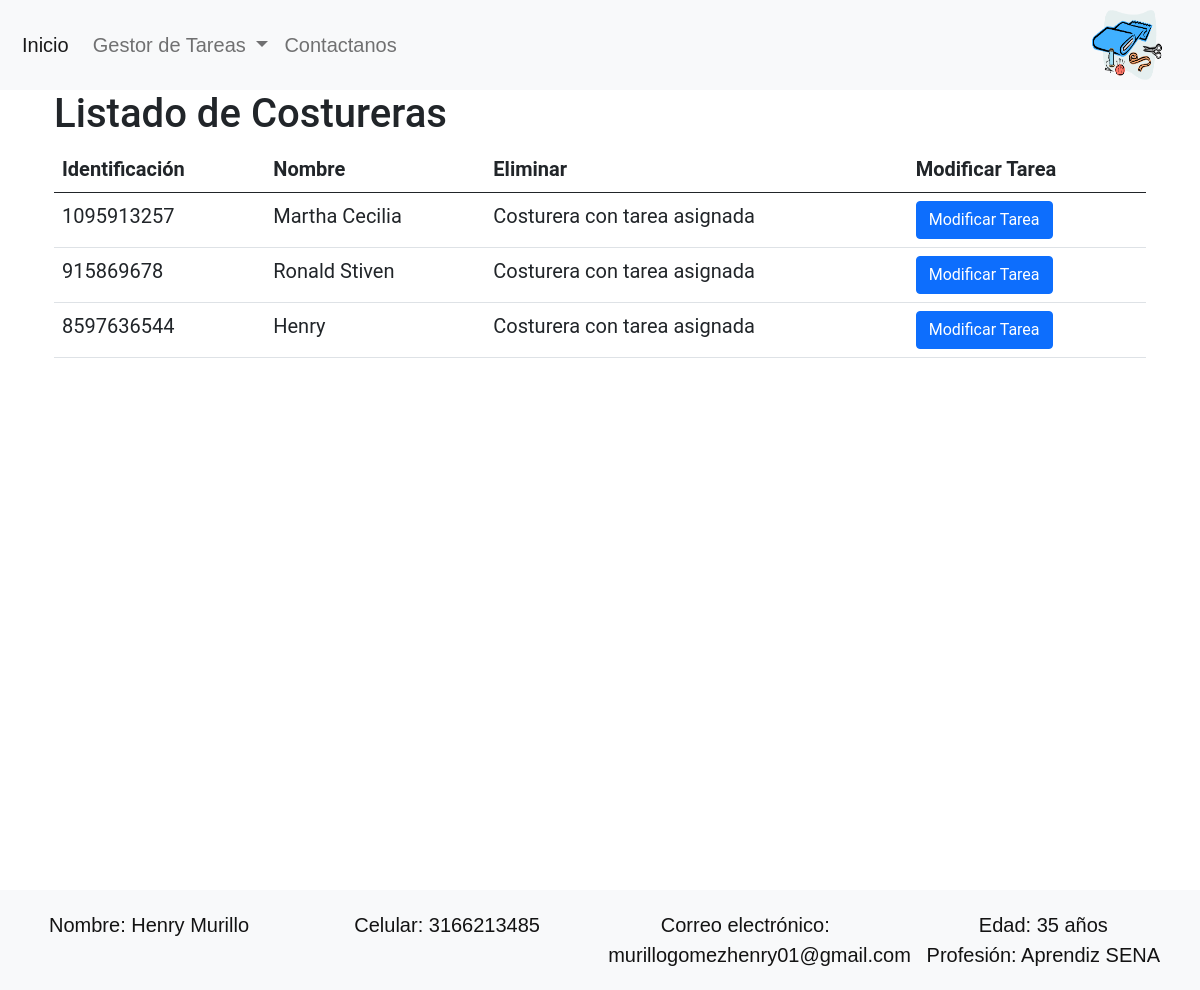
Before: /listar_costureras/ with the older database file.
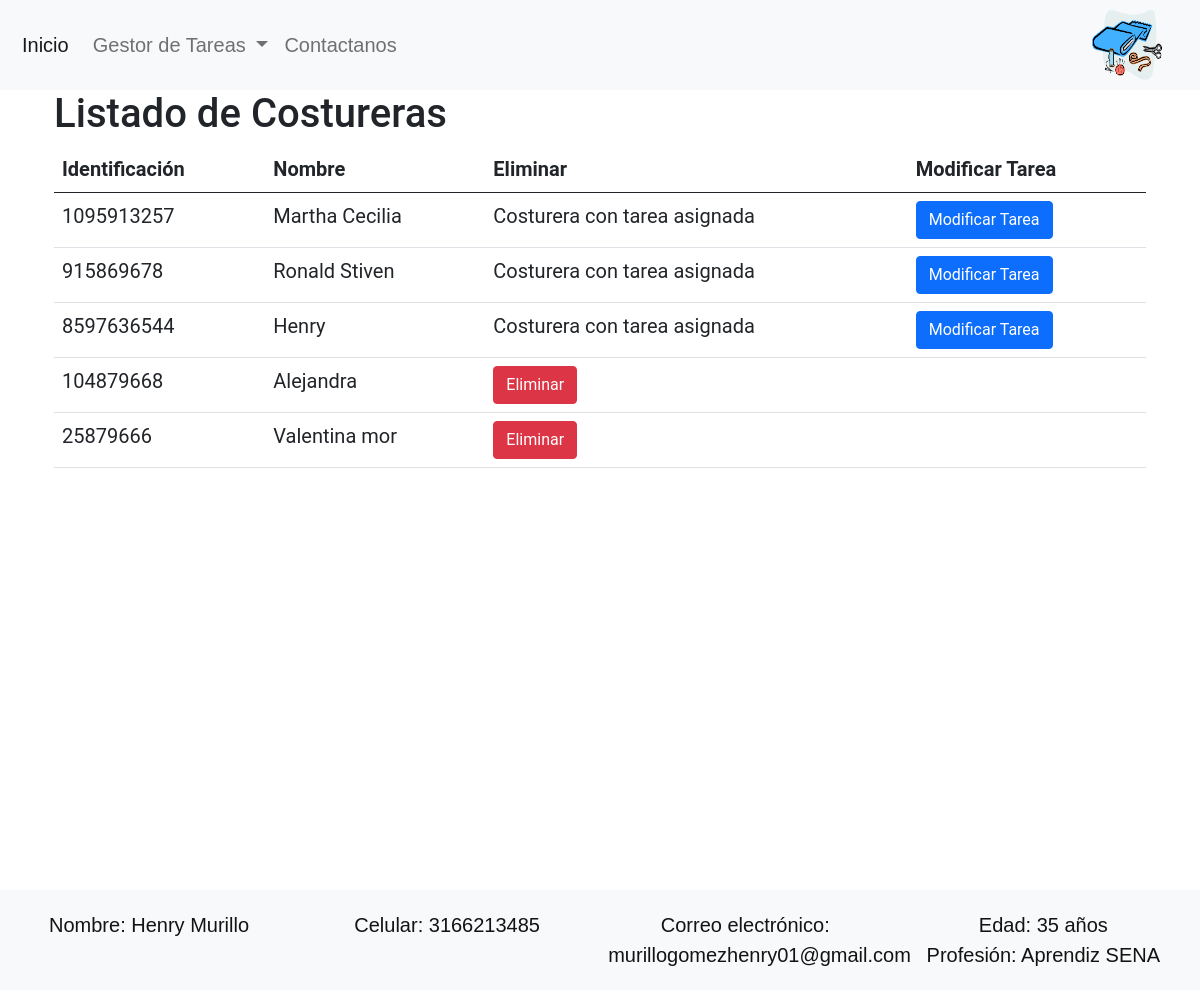
After: the same page with the newer database file.
### fabrica/models.py (models this page shows, shortened)
class Costureras(models.Model):
    GENERO_CHOICES = [
        ('M', 'Masculino'),
        ('F', 'Femenino'),
        ('O', 'Otro'),
    ]
    identificacion = models.CharField(primary_key=True, max_length=50)
    nombre = models.CharField(max_length=100)
    apellido = models.CharField(max_length=100)
    fecha_nacimiento = models.DateField()
    direccion = models.CharField(max_length=200)
    genero = models.CharField(max_length=1, choices=GENERO_CHOICES)

### fabrica/views.py (the view)
# urls.py: path('listar_costureras/', views.listar_costureras, name='listar_costureras'),
def listar_costureras(request):
    costureras = Costureras.objects.all()
    return render(request, 'listar_costureras.html', {'costureras': costureras})

### templates/listar_costureras.html (shortened to what this page needs)
{% extends "layouts/app.html" %}
{% load static %}
{% block content %}
<div class="container">
    <h1>Listado de Costureras</h1>
    <table class="table">
        <thead>
            <tr>
                <th>Identificación</th>
                <th>Nombre</th>
                <th>Eliminar</th>
                <th>Modificar Tarea</th>
            </tr>
        </thead>
        <tbody>
            {% for costurera in costureras %}
            <tr>
                <td>{{ costurera.identificacion }}</td>
                <td>{{ costurera.nombre }}</td>
                <td>
                    {% if costurera.tareas_set.all %}
                        Costurera con tarea asignada
                    {% else %}
                        <form action="{% url 'eliminar_costurera' costurera.identificacion %}" method="post">
                            <button type="submit" class="btn btn-danger">Eliminar</button>
                        </form>
                    {% endif %}
                </td>
                <td>
                    {% if costurera.tareas_set.all %}
                        <a href="{% url 'modificar_tarea' costurera.tareas_set.first.id %}" class="btn btn-primary">Modificar Tarea</a>
                    {% endif %}
                </td>
            </tr>
            {% endfor %}
        </tbody>
    </table>
</div>
{% endblock %}

Changed rows visible on the page:
added Costureras: identificacion "104879668", nombre "Alejandra", shows "Eliminar"
added Costureras: identificacion "25879666", nombre "Valentina mor", shows "Eliminar"
